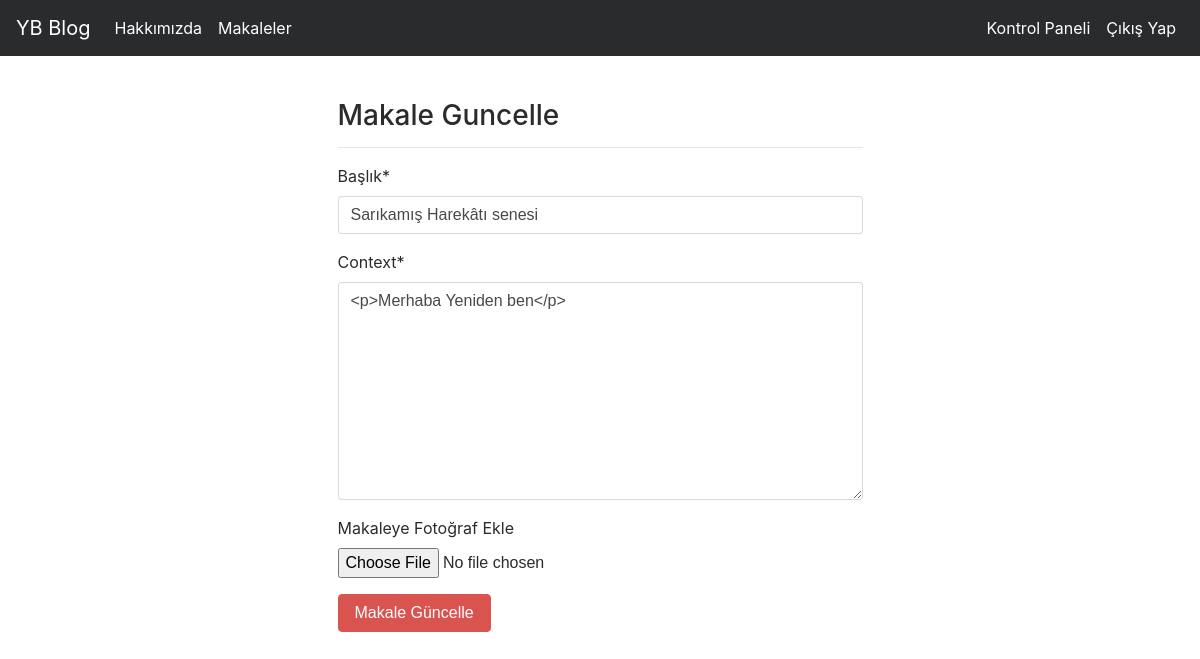
The app's page /articles/update/1 (signed in) with its own data.
### article/models.py (models this page shows, shortened)
class Article(models.Model):
    author=models.ForeignKey("auth.User",on_delete=models.CASCADE,verbose_name="Yazar")
    title=models.CharField(max_length=500,verbose_name="Başlık")
    context=RichTextField()
    created_date=models.DateTimeField(auto_now_add=True)
    article_image=models.FileField(blank=True,null=True,verbose_name="Makaleye Fotoğraf Ekle")
    class Meta:
         ordering = ['-created_date']

### article/views.py (the view)
# urls.py: path('update/<int:id>',views.updateArticle,name="update"),
@login_required(login_url="user:login")
def updateArticle(request,id):
  article = get_object_or_404(Article,id=id)
  form=ArticleForm(request.POST or None,request.FILES or None , instance=article) # instance gonderilen forma göre nesnenin ici dolar
  if form.is_valid():
     article=form.save(commit=False)
     article.author=request.user
     article.save()
     messages.success(request,"Makale Başarıyla Güncellendi!")
     return redirect("index")
  return render(request,"update.html",{"form":form})
  return render(request,"update.html")

### article/forms.py
class ArticleForm(forms.ModelForm):
    class Meta:
        model = Article
        fields = ["title", "context","article_image"]

### templates/update.html (shortened to what this page needs)
{% extends "layout.html" %}
{% block body %}
{% load crispy_forms_tags %}
<div class="container">
    <div class="row">
      <div class="col-md-6 offset-md-3">
        <h3>Makale Guncelle</h3>
        <hr>
        <form method="POST">
            {{form | crispy}}
            <button type="submit" class = "btn btn-danger">Makale Güncelle</button>
        </form>
      </div>
    </div>
  </div>
{% endblock body %}

### records on screen
Article: title "Sarıkamış Harekâtı senesi", context "<p>Merhaba Yeniden ben</p>"
